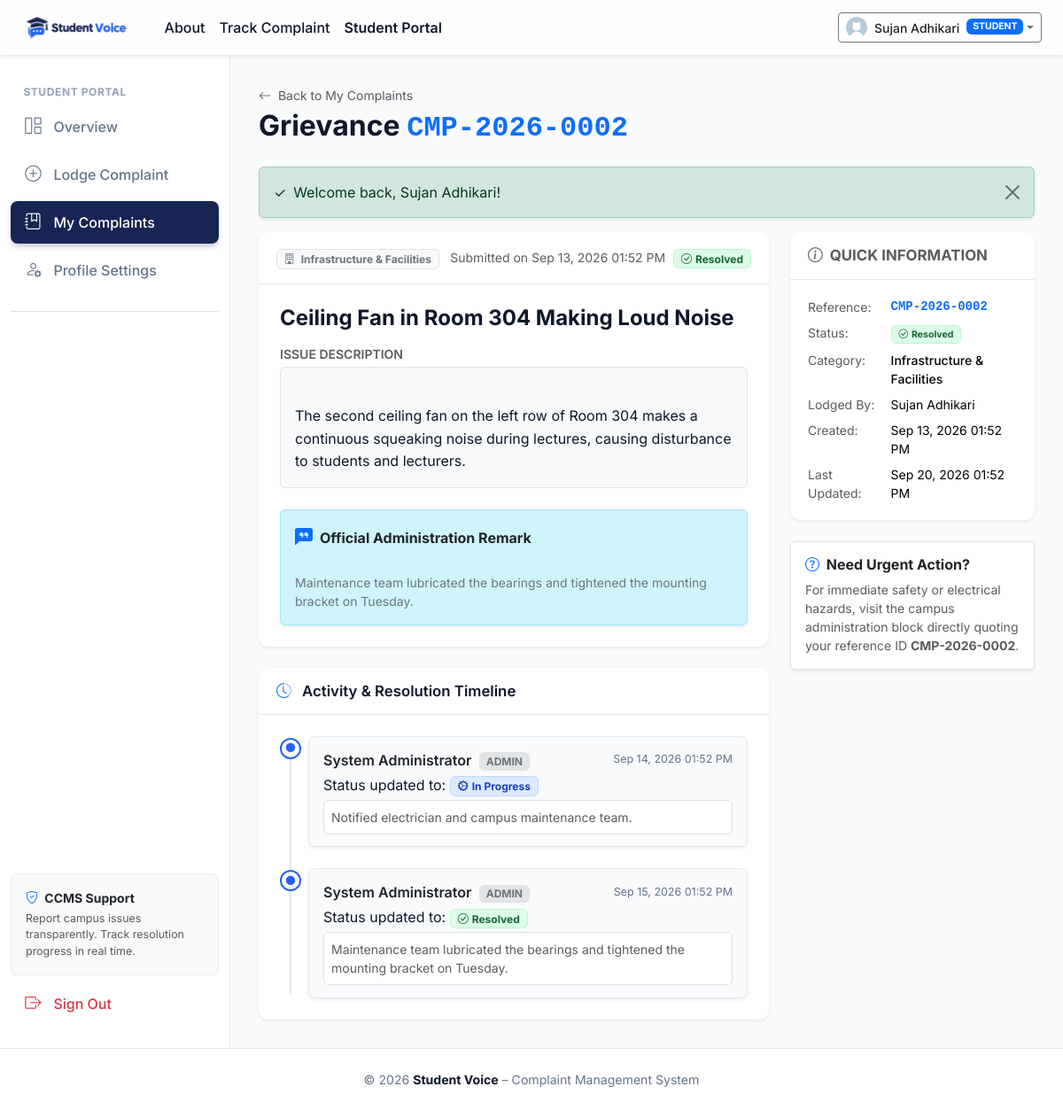
Screenshot of /student/view_complaint.php?id=2 (signed in) with the database file from the repository.
### tables this page shows
CREATE TABLE `complaints` (
    `id` INT AUTO_INCREMENT PRIMARY KEY,
    `complaint_number` VARCHAR(30) NOT NULL UNIQUE,
    `user_id` INT NOT NULL,
    `category_id` INT NOT NULL,
    `title` VARCHAR(200) NOT NULL,
    `description` TEXT NOT NULL,
    `image` VARCHAR(255) NULL,
    `status` ENUM('Pending', 'In Progress', 'Resolved', 'Rejected') NOT NULL DEFAULT 'Pending',
    `admin_remark` TEXT NULL,
    `created_at` DATETIME DEFAULT CURRENT_TIMESTAMP,
    `updated_at` DATETIME DEFAULT CURRENT_TIMESTAMP ON UPDATE CURRENT_TIMESTAMP,
    CONSTRAINT `fk_complaints_user` FOREIGN KEY (`user_id`) REFERENCES `users`(`id`) ON DELETE CASCADE,
    CONSTRAINT `fk_complaints_category` FOREIGN KEY (`category_id`) REFERENCES `categories`(`id`) ON DELETE RESTRICT
);

CREATE TABLE `users` (
    `id` INT AUTO_INCREMENT PRIMARY KEY,
    `name` VARCHAR(100) NOT NULL,
    `email` VARCHAR(100) NOT NULL UNIQUE,
    `password` VARCHAR(255) NOT NULL,
    `role` ENUM('student', 'admin') NOT NULL DEFAULT 'student',
    `phone` VARCHAR(20) NULL,
    `created_at` DATETIME DEFAULT CURRENT_TIMESTAMP
);

CREATE TABLE `categories` (
    `id` INT AUTO_INCREMENT PRIMARY KEY,
    `name` VARCHAR(100) NOT NULL UNIQUE,
    `description` TEXT NULL,
    `created_at` DATETIME DEFAULT CURRENT_TIMESTAMP
);

CREATE TABLE `complaint_logs` (
    `id` INT AUTO_INCREMENT PRIMARY KEY,
    `complaint_id` INT NOT NULL,
    `updated_by` INT NOT NULL,
    `previous_status` VARCHAR(50) NULL,
    `new_status` VARCHAR(50) NOT NULL,
    `remark` TEXT NULL,
    `created_at` DATETIME DEFAULT CURRENT_TIMESTAMP,
    CONSTRAINT `fk_logs_complaint` FOREIGN KEY (`complaint_id`) REFERENCES `complaints`(`id`) ON DELETE CASCADE,
    CONSTRAINT `fk_logs_user` FOREIGN KEY (`updated_by`) REFERENCES `users`(`id`) ON DELETE CASCADE
);

### includes/auth.php (called while the page is built, shortened)
<?php
require_once __DIR__ . '/functions.php';
function isLoggedIn(): bool {
    return !empty($_SESSION['user_id']);
}
function currentUser(): ?array {
    return [
        'id'    => $_SESSION['user_id'],
        'name'  => $_SESSION['user_name'] ?? 'User',
        'email' => $_SESSION['user_email'] ?? '',
        'role'  => $_SESSION['user_role'] ?? 'student',
        'phone' => $_SESSION['user_phone'] ?? ''
    ];
}

### student/view_complaint.php (the view, shortened to what this page needs)
<?php
require_once __DIR__ . '/../includes/functions.php';
require_once __DIR__ . '/../includes/auth.php';
$user = currentUser();
$userId = (int) $user['id'];
$complaintId = filter_var($_GET['id'] ?? 0, FILTER_VALIDATE_INT);
$pdo = getDBConnection();
$stmt = $pdo->prepare("
    SELECT c.*, cat.name AS category_name, u.name AS student_name, u.email AS student_email
    FROM complaints c
    JOIN categories cat ON c.category_id = cat.id
    JOIN users u ON c.user_id = u.id
    WHERE c.id = :id AND c.user_id = :user_id
    LIMIT 1
");
$stmt->execute([
    ':id'      => $complaintId,
    ':user_id' => $userId
]);
$complaint = $stmt->fetch();
$logsStmt = $pdo->prepare("
    SELECT l.*, u.name AS updater_name, u.role AS updater_role
    FROM complaint_logs l
    JOIN users u ON l.updated_by = u.id
    WHERE l.complaint_id = :complaint_id
    ORDER BY l.created_at ASC
");
$logsStmt->execute([':complaint_id' => $complaintId]);
$logs = $logsStmt->fetchAll();
require_once __DIR__ . '/../includes/header.php';
?>
<div class="dashboard-layout">
    <?php require_once __DIR__ . '/../includes/sidebar.php'; ?>
    <main class="dashboard-content">
        <div class="d-flex justify-content-between align-items-center flex-wrap mb-4">
            <div>
                <a href="<?= BASE_URL ?>/student/my_complaints.php" class="text-decoration-none small text-muted">
                    <i class="bi bi-arrow-left me-1"></i> Back to My Complaints
                </a>
                <h2 class="fw-bold mb-0 mt-1">
                    Grievance <span class="text-primary font-monospace"><?= e($complaint['complaint_number']) ?></span>
                </h2>
            </div>
        </div>
        <?php displayFlash(); ?>
        <div class="row g-4">
            <div class="col-lg-8">
                <div class="app-card shadow-sm border-0 mb-4">
                    <div class="app-card-header bg-white d-flex justify-content-between align-items-center">
                        <div>
                            <span class="badge bg-light text-secondary border me-2">
                                <i class="bi bi-building me-1"></i> <?= e($complaint['category_name']) ?>
                            </span>
                            <span class="text-muted small">
                                Submitted on <?= formatDate($complaint['created_at']) ?>
                            </span>
                        </div>
                        <div>
                            <?= getStatusBadge($complaint['status']) ?>
                        </div>
                    </div>
                    <div class="app-card-body p-4">
                        <h4 class="fw-bold mb-3"><?= e($complaint['title']) ?></h4>
                        <div class="text-muted small fw-semibold text-uppercase mb-1">Issue Description</div>
                        <div class="p-3 bg-light rounded border mb-4" style="line-height: 1.6; white-space: pre-line;">
                            <?= e($complaint['description']) ?>
                        </div>
                        <?php if (!empty($complaint['admin_remark'])): ?>
                            <div class="alert alert-info border-info-subtle shadow-sm mb-0">
                                <div class="d-flex align-items-center mb-1">
                                    <i class="bi bi-chat-left-quote-fill fs-5 text-primary me-2"></i>
                                    <strong class="text-dark">Official Administration Remark</strong>
                                </div>
                                <p class="mb-0 small text-secondary" style="white-space: pre-line;">
                                    <?= e($complaint['admin_remark']) ?>
                                </p>
                            </div>
                        <?php else: ?>
                            <div class="p-3 bg-light rounded border text-muted small">
                                <i class="bi bi-hourglass-split me-1"></i> Administration review in progress. Remarks will be displayed here once campus officials update the status.
                            </div>
                        <?php endif; ?>
                    </div>
                </div>
                <div class="app-card shadow-sm border-0">
                    <div class="app-card-header bg-white">
                        <h5 class="app-card-title">
                            <i class="bi bi-clock-history text-primary me-2"></i> Activity & Resolution Timeline
                        </h5>
                    </div>
                    <div class="app-card-body p-4">
                        <?php if (empty($logs)): ?>
                            <p class="text-muted small mb-0">No timeline events recorded yet.</p>
                        <?php else: ?>
                            <ul class="timeline">
                                <?php foreach ($logs as $log): ?>
                                    <li class="timeline-item">
                                        <div class="timeline-badge">
                                            <i class="bi bi-circle-fill"></i>
                                        </div>
                                        <div class="timeline-content shadow-sm">
                                            <div class="d-flex justify-content-between align-items-center mb-1">
                                                <div>
                                                    <span class="fw-semibold text-dark"><?= e($log['updater_name']) ?></span>
                                                    <span class="badge bg-secondary-subtle text-secondary small ms-1">
                                                        <?= strtoupper(e($log['updater_role'])) ?>
                                                    </span>
                                                </div>
                                                <span class="timeline-date"><?= formatDate($log['created_at']) ?></span>
                                            </div>
                                            <div class="mb-1">
                                                Status updated to: <strong><?= getStatusBadge($log['new_status']) ?></strong>
                                            </div>
                                            <?php if (!empty($log['remark'])): ?>
                                                <div class="text-muted small mt-1 bg-white p-2 rounded border">
                                                    <?= e($log['remark']) ?>
                                                </div>
                                            <?php endif; ?>
                                        </div>
                                    </li>
                                <?php endforeach; ?>
                            </ul>
                        <?php endif; ?>
                    </div>
                </div>
            </div>
            <div class="col-lg-4">
                <div class="app-card shadow-sm border-0 mb-4">
                    <div class="app-card-header bg-white">
                        <h6 class="app-card-title small fw-bold text-uppercase text-muted">
                            <i class="bi bi-info-circle me-1"></i> Quick Information
                        </h6>
                    </div>
                    <div class="app-card-body p-3">
                        <table class="table table-sm table-borderless small mb-0">
                            <tbody>
                                <tr>
                                    <td class="text-muted">Reference:</td>
                                    <td class="fw-bold font-monospace text-primary"><?= e($complaint['complaint_number']) ?></td>
                                </tr>
                                <tr>
                                    <td class="text-muted">Status:</td>
                                    <td><?= getStatusBadge($complaint['status']) ?></td>
                                </tr>
                                <tr>
                                    <td class="text-muted">Category:</td>
                                    <td class="fw-medium"><?= e($complaint['category_name']) ?></td>
                                </tr>
                                <tr>
                                    <td class="text-muted">Lodged By:</td>
                                    <td><?= e($complaint['student_name']) ?></td>
                                </tr>
                                <tr>
                                    <td class="text-muted">Created:</td>
                                    <td><?= formatDate($complaint['created_at']) ?></td>
                                </tr>
                                <tr>
                                    <td class="text-muted">Last Updated:</td>
                                    <td><?= formatDate($complaint['updated_at']) ?></td>
                                </tr>
                            </tbody>
                        </table>
                    </div>
                </div>
                <div class="p-3 bg-white rounded border shadow-sm small text-muted">
                    <h6 class="fw-bold text-dark mb-2"><i class="bi bi-question-circle text-primary me-1"></i> Need Urgent Action?</h6>
                    <p class="mb-0">
                        For immediate safety or electrical hazards, visit the campus administration block directly quoting your reference ID <strong><?= e($complaint['complaint_number']) ?></strong>.
                    </p>
                </div>
            </div>
        </div>
    </main>
</div>
<?php require_once __DIR__ . '/../includes/footer.php'; ?>

### includes/navbar.php (shortened to what this page needs)
<?php
$currentUser = currentUser();
?>
<nav class="navbar navbar-expand-lg navbar-custom sticky-top shadow-sm">
    <div class="container-fluid px-lg-4">
        <a class="navbar-brand py-1 d-flex align-items-center" href="<?= BASE_URL ?>/index.php" title="Home" aria-label="Student Voice - Home">
            <img src="<?= BASE_URL ?>/assets/images/logo.png" alt="Student Voice - Home" class="brand-logo-img">
        </a>
        <div class="collapse navbar-collapse" id="navbarContent">
            <ul class="navbar-nav me-auto mb-2 mb-lg-0 ms-lg-3">
                <li class="nav-item">
                    <a class="nav-link" href="<?= BASE_URL ?>/index.php#about-section">About</a>
                </li>
                <li class="nav-item">
                    <a class="nav-link" href="<?= BASE_URL ?>/index.php#track-section">Track Complaint</a>
                </li>
                <?php if ($currentUser): ?>
                    <?php if ($currentUser['role'] === 'admin'): ?>
                        <li class="nav-item">
                            <a class="nav-link text-primary fw-semibold" href="<?= BASE_URL ?>/admin/dashboard.php">
                                Admin Portal
                            </a>
                        </li>
                    <?php else: ?>
                        <li class="nav-item">
                            <a class="nav-link text-primary fw-semibold" href="<?= BASE_URL ?>/student/dashboard.php">
                                Student Portal
                            </a>
                        </li>
                    <?php endif; ?>
                <?php endif; ?>
            </ul>
            <div class="d-flex align-items-center gap-2">
                <?php if ($currentUser): ?>
                    <div class="dropdown">
                        <button class="btn btn-sm btn-outline-secondary dropdown-toggle d-flex align-items-center" type="button" data-bs-toggle="dropdown" aria-expanded="false">
                            <img src="<?= BASE_URL ?>/assets/images/avatar-default.png" alt="Avatar" class="rounded-circle me-2" style="width: 24px; height: 24px; object-fit: cover;">
                            <span class="text-dark fw-medium"><?= e($currentUser['name']) ?></span>
                            <span class="badge ms-2 <?= $currentUser['role'] === 'admin' ? 'bg-danger' : 'bg-primary' ?>">
                                <?= strtoupper(e($currentUser['role'])) ?>
                            </span>
                        </button>
                    </div>
                <?php endif; ?>
            </div>
        </div>
    </div>
</nav>

### includes/functions.php (shortened to what this page needs)
<?php
function e(?string $string): string {
    return htmlspecialchars($string ?? '', ENT_QUOTES, 'UTF-8');
}
function displayFlash(): void {
    if (isset($_SESSION['flash'])) {
        $flash = $_SESSION['flash'];
        $type = e($flash['type']);
        $message = e($flash['message']);
        echo "
        <div class=\"alert alert-{$type} alert-dismissible fade show shadow-sm\" role=\"alert\">
            <div class=\"d-flex align-items-center\">
                <span class=\"me-2\">" . ($type === 'success' ? '✓' : 'ℹ') . "</span>
                <div>{$message}</div>
            </div>
            <button type=\"button\" class=\"btn-close\" data-bs-dismiss=\"alert\" aria-label=\"Close\"></button>
        </div>";
    }
}
function getStatusBadge(string $status): string {
    switch ($status) {
        case 'In Progress':
            return '<span class="badge badge-status-progress px-2 py-1"><i class="bi bi-gear-wide-connected me-1"></i>In Progress</span>';
        case 'Resolved':
            return '<span class="badge badge-status-resolved px-2 py-1"><i class="bi bi-check-circle me-1"></i>Resolved</span>';
    }
}
function formatDate(?string $datetime, bool $withTime = true): string {
    $timestamp = strtotime($datetime);
    if ($withTime) {
        return date('M d, Y h:i A', $timestamp);
    }
    return date('M d, Y', $timestamp);
}

### rows the page displays
complaints: user.name "Sujan Adhikari", complaint_number "CMP-2026-0002", category.name "Infrastructure & Facilities", created_at "Sep 13, 2026 01:52 PM", title "Ceiling Fan in Room 304 Making Loud Noise", description "The second ceiling fan on the left row of Room 304 makes a continuous squeaking noise during lectures, causing disturbance to students and lecturers.", admin_remark "Maintenance team lubricated the bearings and tightened the mounting bracket on Tuesday.", updated_at "Sep 20, 2026 01:52 PM"
complaint_logs: updated_by.name "System Administrator", updated_by.role "ADMIN", created_at "Sep 14, 2026 01:52 PM", new_status "In Progress" (drawn), remark "Notified electrician and campus maintenance team."
complaint_logs: updated_by.name "System Administrator", updated_by.role "ADMIN", created_at "Sep 15, 2026 01:52 PM", new_status "Resolved" (drawn), remark "Maintenance team lubricated the bearings and tightened the mounting bracket on Tuesday."

### other values shown
$currentUser['role'] "STUDENT"
$message "Welcome back, Sujan Adhikari!"
